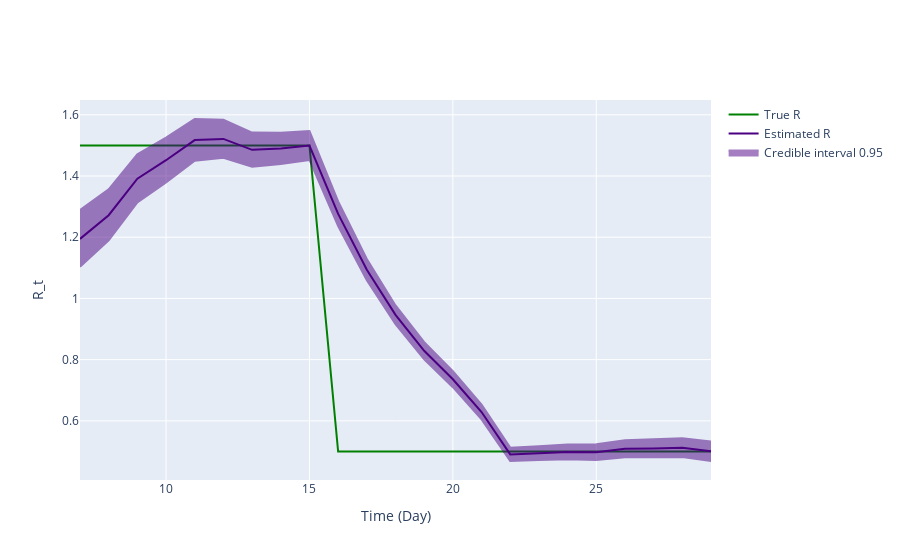

The notebook cell saved with this chart:
### Markdown cell above
## Inference plot using class method results

### Code cell
fig = ReproductionNumberPlot()

fig.add_ground_truth_rt(ground_truth)
fig.add_interval_rt(intervals)

fig.update_labels(time_label='Time (Day)', r_label='R_t')

fig.show_figure()

### Figure 1 — Plotly figure (JSON) as saved in the notebook; plotly's stock layout.template omitted (floating-point values rounded to 4 significant figures)
{"data": [{"line": {"color": "green"}, "mode": "lines", "name": "True R", "type": "scatter", "x": [7, 8, 9, 10, 11, 12, 13, 14, 15, 16, 17, 18, 19, 20, 21, 22, 23, 24, 25, 26, 27, 28, 29], "y": [1.5, 1.5, 1.5, 1.5, 1.5, 1.5, 1.5, 1.5, 1.5, 0.5, 0.5, 0.5, 0.5, 0.5, 0.5, 0.5, 0.5, 0.5, 0.5, 0.5, 0.5, 0.5, 0.5]}, {"line": {"color": "indigo"}, "mode": "lines", "name": "Estimated R", "type": "scatter", "x": [7, 8, 9, 10, 11, 12, 13, 14, 15, 16, 17, 18, 19, 20, 21, 22, 23, 24, 25, 26, 27, 28, 29], "y": [1.194, 1.272, 1.391, 1.452, 1.517, 1.521, 1.486, 1.49, 1.499, 1.276, 1.094, 0.9462, 0.8291, 0.7358, 0.6288, 0.4905, 0.4944, 0.4984, 0.4973, 0.5087, 0.5098, 0.512, 0.5005]}, {"fill": "toself", "fillcolor": "indigo", "line": {"color": "indigo"}, "mode": "lines", "name": "Credible interval 0.95", "opacity": 0.5, "type": "scatter", "x": [7, 8, 9, 10, 11, 12, 13, 14, 15, 16, 17, 18, 19, 20, 21, 22, 23, 24, 25, 26, 27, 28, 29, 29, 28, 27, 26, 25, 24, 23, 22, 21, 20, 19, 18, 17, 16, 15, 14, 13, 12, 11, 10, 9, 8, 7], "y": [1.289, 1.357, 1.471, 1.526, 1.586, 1.584, 1.542, 1.541, 1.547, 1.317, 1.129, 0.9771, 0.8572, 0.7621, 0.6533, 0.5126, 0.5174, 0.523, 0.5235, 0.5369, 0.5396, 0.5433, 0.5328, 0.4692, 0.4816, 0.4809, 0.4813, 0.4717, 0.4744, 0.4719, 0.4689, 0.6049, 0.71, 0.8015, 0.9159, 1.059, 1.236, 1.452, 1.439, 1.43, 1.46, 1.45, 1.379, 1.314, 1.19, 1.103]}], "layout": {"hovermode": "x unified", "xaxis": {"title": {"text": "Time (Day)"}}, "yaxis": {"title": {"text": "R_t"}}}}
